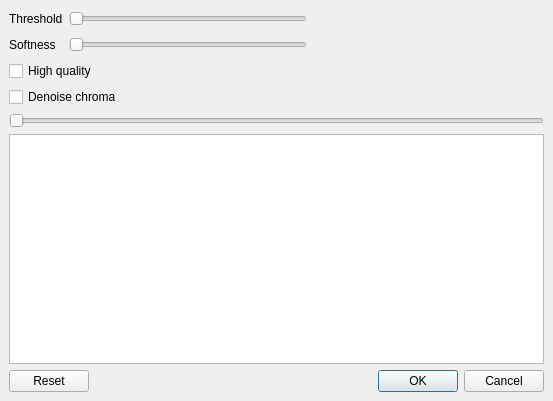
<?xml version="1.0" encoding="UTF-8"?>
<ui version="4.0">
 <class>waveletDenoiseDialog</class>
 <widget class="QDialog" name="waveletDenoiseDialog">
  <property name="geometry">
   <rect>
    <x>0</x>
    <y>0</y>
    <width>553</width>
    <height>401</height>
   </rect>
  </property>
  <property name="windowTitle">
   <string>Wavelet Denoiser</string>
  </property>
  <layout class="QVBoxLayout" name="verticalLayout">
   <property name="spacing">
    <number>6</number>
   </property>
   <property name="leftMargin">
    <number>9</number>
   </property>
   <property name="topMargin">
    <number>9</number>
   </property>
   <property name="rightMargin">
    <number>9</number>
   </property>
   <property name="bottomMargin">
    <number>9</number>
   </property>
   <item>
    <layout class="QGridLayout" name="gridLayout">
     <property name="leftMargin">
      <number>0</number>
     </property>
     <property name="topMargin">
      <number>0</number>
     </property>
     <property name="rightMargin">
      <number>0</number>
     </property>
     <property name="bottomMargin">
      <number>0</number>
     </property>
     <item row="1" column="0">
      <widget class="QLabel" name="labelThreshold">
       <property name="text">
        <string>Threshold</string>
       </property>
      </widget>
     </item>
     <item row="2" column="0">
      <widget class="QLabel" name="labelSoftness">
       <property name="text">
        <string>Softness</string>
       </property>
      </widget>
     </item>
     <item row="1" column="1">
      <widget class="ADM_SliderIndicator" name="horizontalSliderThreshold">
       <property name="minimum">
        <number>0</number>
       </property>
       <property name="maximum">
        <number>100</number>
       </property>
       <property name="pageStep">
        <number>10</number>
       </property>
       <property name="orientation">
        <enum>Qt::Horizontal</enum>
       </property>
      </widget>
     </item>
     <item row="2" column="1">
      <widget class="ADM_SliderIndicator" name="horizontalSliderSoftness">
       <property name="maximum">
        <number>100</number>
       </property>
       <property name="pageStep">
        <number>10</number>
       </property>
       <property name="orientation">
        <enum>Qt::Horizontal</enum>
       </property>
      </widget>
     </item>
     <item row="1" column="2">
      <spacer name="horizontalSpacer">
       <property name="orientation">
        <enum>Qt::Horizontal</enum>
       </property>
       <property name="sizeHint" stdset="0">
        <size>
         <width>40</width>
         <height>20</height>
        </size>
       </property>
      </spacer>
     </item>
     <item row="2" column="2">
      <spacer name="horizontalSpacer_2">
       <property name="orientation">
        <enum>Qt::Horizontal</enum>
       </property>
       <property name="sizeHint" stdset="0">
        <size>
         <width>40</width>
         <height>20</height>
        </size>
       </property>
      </spacer>
     </item>
     <item row="3" column="0" colspan="2">
      <widget class="QCheckBox" name="checkBoxHQ">
       <property name="text">
        <string>High quality</string>
       </property>
      </widget>
     </item>
     <item row="4" column="0" colspan="2">
      <widget class="QCheckBox" name="checkBoxChroma">
       <property name="text">
        <string>Denoise chroma</string>
       </property>
      </widget>
     </item>
    </layout>
   </item>
   <item>
    <layout class="QHBoxLayout" name="toolboxLayout"/>
   </item>
   <item>
    <widget class="ADM_QSlider" name="horizontalSlider">
     <property name="orientation">
      <enum>Qt::Horizontal</enum>
     </property>
    </widget>
   </item>
   <item>
    <widget class="QGraphicsView" name="graphicsView">
     <property name="focusPolicy">
      <enum>Qt::NoFocus</enum>
     </property>
    </widget>
   </item>
   <item>
    <widget class="QDialogButtonBox" name="buttonBox">
     <property name="orientation">
      <enum>Qt::Horizontal</enum>
     </property>
     <property name="standardButtons">
      <set>QDialogButtonBox::Cancel|QDialogButtonBox::Ok|QDialogButtonBox::Reset</set>
     </property>
    </widget>
   </item>
  </layout>
 </widget>
 <customwidgets>
  <customwidget>
   <class>ADM_QSlider</class>
   <extends>QSlider</extends>
   <header>ADM_toolkitQt.h</header>
  </customwidget>
  <customwidget>
   <class>ADM_SliderIndicator</class>
   <extends>QSlider</extends>
   <header>ADM_toolkitQt.h</header>
  </customwidget>
 </customwidgets>
 <resources/>
 <connections>
  <connection>
   <sender>buttonBox</sender>
   <signal>accepted()</signal>
   <receiver>waveletDenoiseDialog</receiver>
   <slot>accept()</slot>
   <hints>
    <hint type="sourcelabel">
     <x>248</x>
     <y>254</y>
    </hint>
    <hint type="destinationlabel">
     <x>157</x>
     <y>274</y>
    </hint>
   </hints>
  </connection>
  <connection>
   <sender>buttonBox</sender>
   <signal>rejected()</signal>
   <receiver>waveletDenoiseDialog</receiver>
   <slot>reject()</slot>
   <hints>
    <hint type="sourcelabel">
     <x>316</x>
     <y>260</y>
    </hint>
    <hint type="destinationlabel">
     <x>286</x>
     <y>274</y>
    </hint>
   </hints>
  </connection>
 </connections>
</ui>
